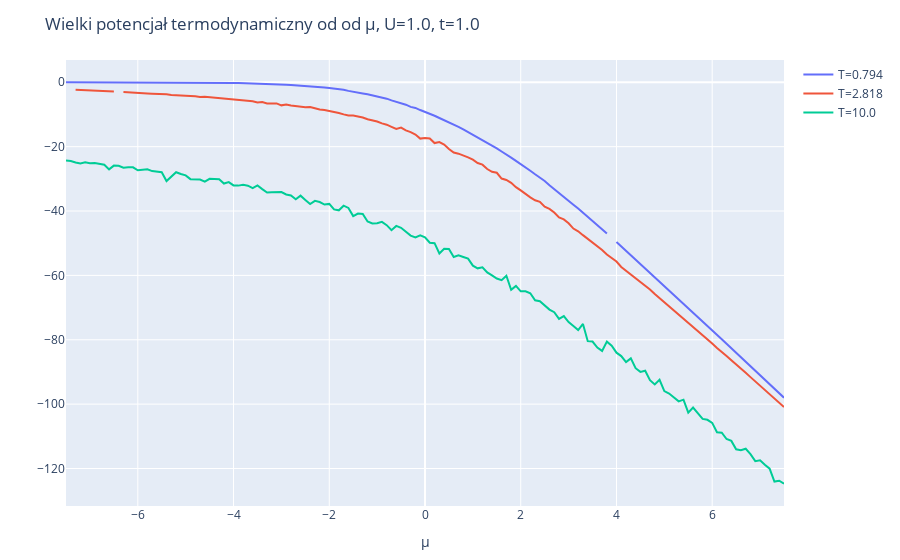

Notebook code cell kept with this figure:
### Markdown cell above
Wielki potencjał termodynamiczny:

### Code cell
y_vals = grand_pots

layout = Layout(
    title="Wielki potencjał termodynamiczny od od μ, U=$U, t=$t",
    xaxis_title="μ",
    yaxis_title="",
)
plot([scatter(x=chem_potentials, y=yval, name="T=$t") for (yval, t) in zip(y_vals, temp_range)], layout)

### Figure 1 — Plotly figure (JSON) as saved in the notebook; plotly's stock layout.template omitted (floating-point values rounded to 4 significant figures; data arrays with more than 128 entries replaced by an {"elided": "..."} marker saying what was removed)
{"data": [{"name": "T=0.794", "type": "scatter", "x": {"elided": "151 float values"}, "y": {"elided": "151 float values"}}, {"name": "T=2.818", "type": "scatter", "x": {"elided": "151 float values"}, "y": {"elided": "151 float values"}}, {"name": "T=10.0", "type": "scatter", "x": {"elided": "151 float values"}, "y": {"elided": "151 float values"}}], "layout": {"margin": {"b": 50, "l": 50, "r": 50, "t": 60}, "title": "Wielki potencjał termodynamiczny od od μ, U=1.0, t=1.0", "xaxis": {"title": {"text": "μ"}}, "yaxis": {"title": {"text": ""}}}}
